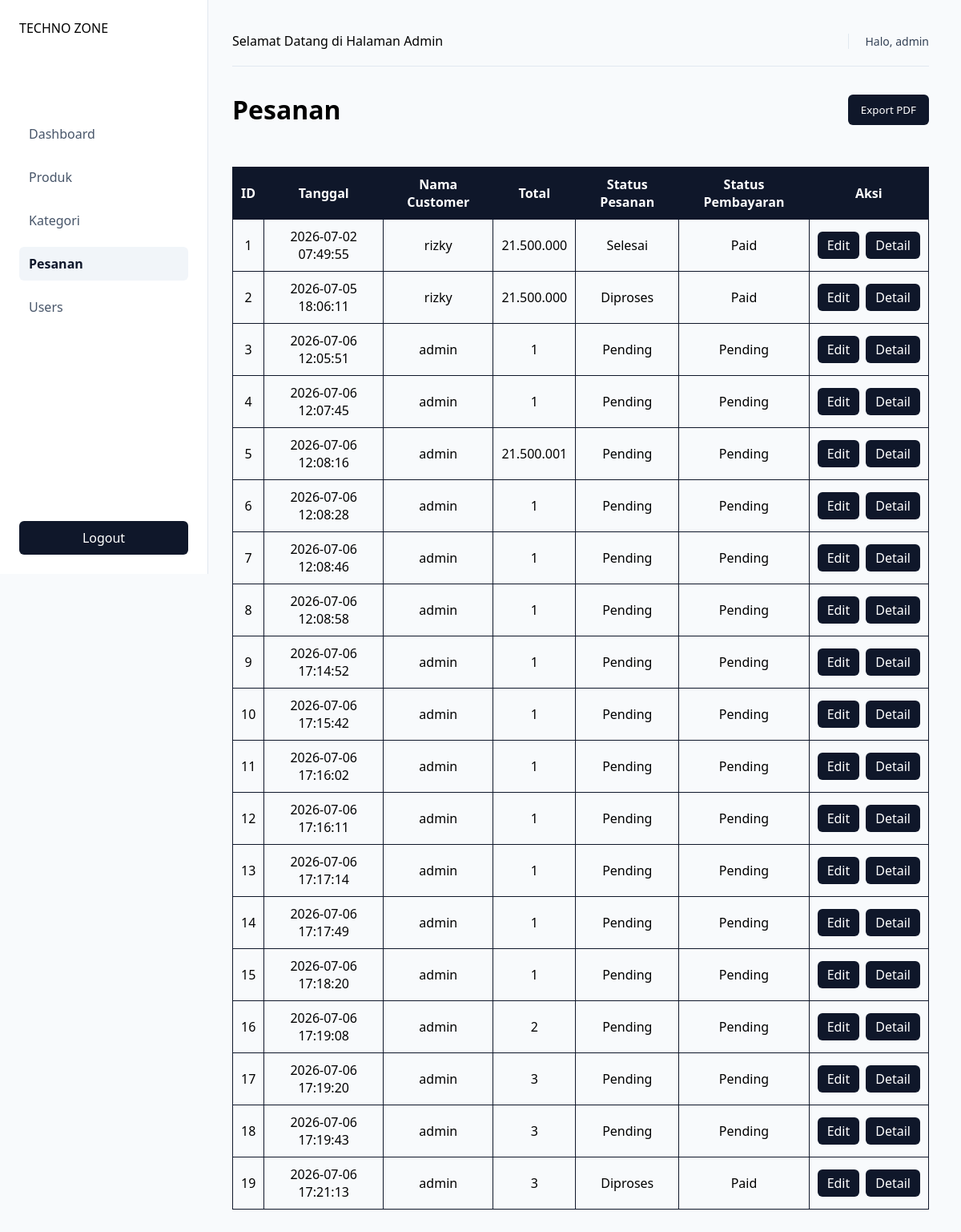
The page /admin/pesananPage.php (signed in) on the database its author committed.
### tables this page shows
CREATE TABLE `pesanan` (
  `id_pesanan` int NOT NULL,
  `id_user` int NOT NULL,
  `tanggal_pesanan` datetime DEFAULT CURRENT_TIMESTAMP,
  `total_harga` decimal(12,2) NOT NULL,
  `status_pesanan` enum('Pending','Diproses','Dikirim','Selesai','Dibatalkan') DEFAULT 'Pending',
  `status_pembayaran` enum('Pending','Paid','Expired','Cancelled') DEFAULT 'Pending',
  `metode_pembayaran` varchar(50) DEFAULT NULL,
  `midtrans_order_id` varchar(100) DEFAULT NULL
);

CREATE TABLE `users` (
  `id_user` int NOT NULL,
  `id_role` int NOT NULL,
  `nama` varchar(100) NOT NULL,
  `email` varchar(100) NOT NULL,
  `password` varchar(255) NOT NULL,
  `no_hp` varchar(20) DEFAULT NULL,
  `alamat` text,
  `created_at` timestamp NULL DEFAULT CURRENT_TIMESTAMP
);

### config/database.php (called while the page is built, shortened)
<?php
class database {
    protected function connect(){
        $host = "localhost";
        $user = "root";
        $pass = "";
        $db = "db_toko";
        $this->conn = new mysqli($host, $user, $pass, $db);
    }
}
?>

### classes/pesanan.php (called while the page is built, shortened)
<?php
    require_once __DIR__ . '/../config/database.php';
    class Pesanan extends database{
        private $table = 'pesanan';
        public function read(){
            $qry = "SELECT $this->table.*, users.nama FROM $this->table
            INNER JOIN users ON $this->table.id_user = users.id_user
            ORDER BY $this->table.id_pesanan ASC";
            return $this->conn->query($qry);
        }
    }
?>

### admin/pesananPage.php (the view, shortened to what this page needs)
<?php
    include 'templates/header.php';
    include 'templates/sidebar.php';
    include 'templates/navbar.php';
?>
<div class="header-action">
    <div class="title-area">
        <h1>Pesanan</h1>
    </div>
    <div class="button-group">
        <a  href="pesanan/cetakLaporan.php" target="_blank" style="text-decoration: none;">
            <button class="btn-add">Export PDF</button>
        </a>
    </div>
</div>
<table class="table">
    <tr>
        <th>ID </th>
        <th>Tanggal</th>
        <th>Nama Customer</th>
        <th>Total</th>
        <th>Status Pesanan</th>
        <th>Status Pembayaran</th>
        <th>Aksi</th>
    </tr>
    <?php
        require_once '../classes/pesanan.php';
        $pesanan = new Pesanan();
        $dataPesanan = $pesanan->read();
        if ($dataPesanan && $dataPesanan->num_rows > 0) {
            while ($row = $dataPesanan->fetch_assoc()) {
                ?>
                <tr>
                    <td><?php echo $row['id_pesanan']; ?></td>
                    <td><?php echo $row['tanggal_pesanan']; ?></td>
                    <td><?php echo $row['nama']; ?></td>
                    <td><?php echo number_format($row['total_harga'], 0, ',', '.'); ?></td>
                    <td><?php echo $row['status_pesanan']; ?></td>
                    <td><?php echo $row['status_pembayaran']; ?></td>
                    <td>
                        <div class="aksi-group">
                            <a href="pesanan/updatePesanan.php?id=<?php echo $row['id_pesanan']; ?> "style="color: #ffffff;">
                                Edit
                            </a>
                            <a href="detailpesanan/detailPesanan.php?id=<?php echo $row['id_pesanan']; ?>" style="color: #ffffff;">
                                Detail
                            </a>
                        </div>
                    </td>
                </tr>
                <?php
            }
        } else {
            echo "Belum ada data pesanan.";
        }
    ?>
</table>
<?php
    include 'templates/footer.php';
?>

### assets/admin.css (style rules this page uses)
* { margin: 0; padding: 0; box-sizing: border-box; font-family: 'Segoe UI', Tahoma, Geneva, Verdana, sans-serif; }
.header-action { display: flex; justify-content: space-between; align-items: center; margin-bottom: 30px; }
.button-group { display: flex; gap: 12px; }
.btn-add { padding: 10px 16px; background-color: #0f172a; color: white; border: none; border-radius: 6px; cursor: pointer; font-weight: 500; }
.table { margin-top: 50px; width: 100%; border-collapse: collapse; text-align: center; }
.table,tr,th,td { padding: 10px; border: 1px solid #0f172a; }
.table th { background-color: #0f172a; color: white; }
.tabledbd,tr,th,td { padding: 10px; border: 1px solid #0f172a; }
.aksi-group { text-decoration: none; display: flex; justify-content: center; gap: 8px; align-items: center; }
.aksi-group a { text-decoration: none; padding: 6px 12px; border-radius: 6px; font-weight: 500; background-color: #0f172a; }

### rows shown on the page
pesanan: id_pesanan "1", tanggal_pesanan "2026-07-02 07:49:55", id_user.nama "rizky", total_harga "21.500.000", status_pesanan "Selesai", status_pembayaran "Paid"
pesanan: id_pesanan "2", tanggal_pesanan "2026-07-05 18:06:11", id_user.nama "rizky", total_harga "21.500.000", status_pesanan "Diproses", status_pembayaran "Paid"
pesanan: id_pesanan "3", tanggal_pesanan "2026-07-06 12:05:51", id_user.nama "admin", total_harga "1", status_pesanan "Pending", status_pembayaran "Pending"
pesanan: id_pesanan "4", tanggal_pesanan "2026-07-06 12:07:45", id_user.nama "admin", total_harga "1", status_pesanan "Pending", status_pembayaran "Pending"
pesanan: id_pesanan "5", tanggal_pesanan "2026-07-06 12:08:16", id_user.nama "admin", total_harga "21.500.001", status_pesanan "Pending", status_pembayaran "Pending"
pesanan: id_pesanan "6", tanggal_pesanan "2026-07-06 12:08:28", id_user.nama "admin", total_harga "1", status_pesanan "Pending", status_pembayaran "Pending"
pesanan: id_pesanan "7", tanggal_pesanan "2026-07-06 12:08:46", id_user.nama "admin", total_harga "1", status_pesanan "Pending", status_pembayaran "Pending"
pesanan: id_pesanan "8", tanggal_pesanan "2026-07-06 12:08:58", id_user.nama "admin", total_harga "1", status_pesanan "Pending", status_pembayaran "Pending"
pesanan: id_pesanan "9", tanggal_pesanan "2026-07-06 17:14:52", id_user.nama "admin", total_harga "1", status_pesanan "Pending", status_pembayaran "Pending"
pesanan: id_pesanan "10", tanggal_pesanan "2026-07-06 17:15:42", id_user.nama "admin", total_harga "1", status_pesanan "Pending", status_pembayaran "Pending"
pesanan: id_pesanan "11", tanggal_pesanan "2026-07-06 17:16:02", id_user.nama "admin", total_harga "1", status_pesanan "Pending", status_pembayaran "Pending"
pesanan: id_pesanan "12", tanggal_pesanan "2026-07-06 17:16:11", id_user.nama "admin", total_harga "1", status_pesanan "Pending", status_pembayaran "Pending"
pesanan: id_pesanan "13", tanggal_pesanan "2026-07-06 17:17:14", id_user.nama "admin", total_harga "1", status_pesanan "Pending", status_pembayaran "Pending"
pesanan: id_pesanan "14", tanggal_pesanan "2026-07-06 17:17:49", id_user.nama "admin", total_harga "1", status_pesanan "Pending", status_pembayaran "Pending"
pesanan: id_pesanan "15", tanggal_pesanan "2026-07-06 17:18:20", id_user.nama "admin", total_harga "1", status_pesanan "Pending", status_pembayaran "Pending"
pesanan: id_pesanan "16", tanggal_pesanan "2026-07-06 17:19:08", id_user.nama "admin", total_harga "2", status_pesanan "Pending", status_pembayaran "Pending"
pesanan: id_pesanan "17", tanggal_pesanan "2026-07-06 17:19:20", id_user.nama "admin", total_harga "3", status_pesanan "Pending", status_pembayaran "Pending"
pesanan: id_pesanan "18", tanggal_pesanan "2026-07-06 17:19:43", id_user.nama "admin", total_harga "3", status_pesanan "Pending", status_pembayaran "Pending"
pesanan: id_pesanan "19", tanggal_pesanan "2026-07-06 17:21:13", id_user.nama "admin", total_harga "3", status_pesanan "Diproses", status_pembayaran "Paid"

### other values the page prints
$_SESSION['nama'] "admin"
